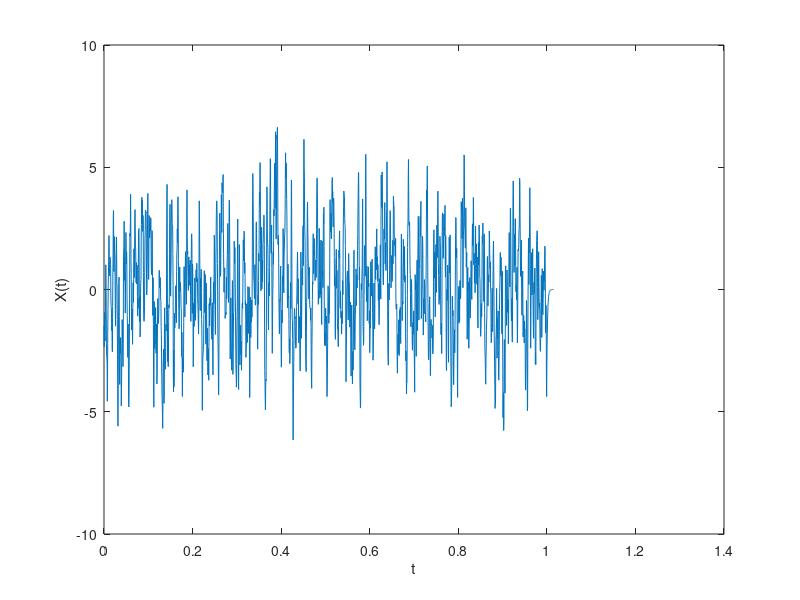
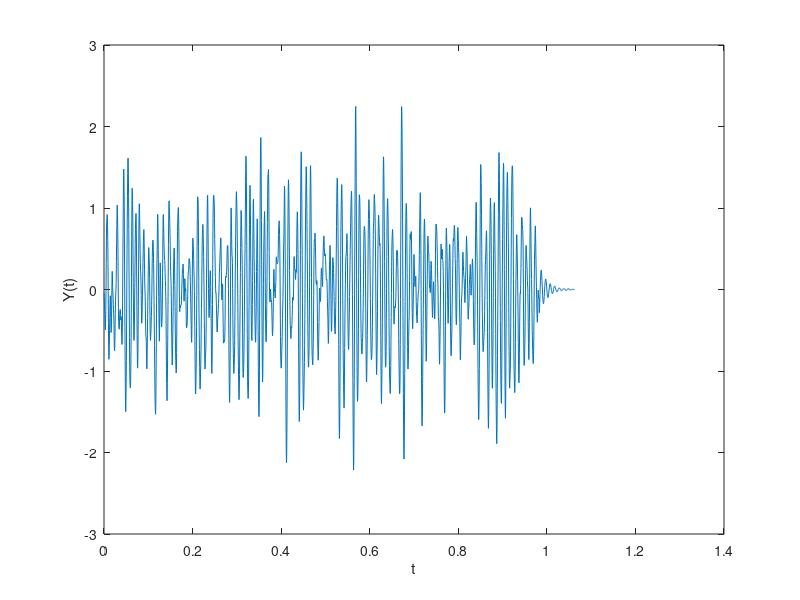

Here is the MATLAB script that generated these plots, in order: (Note: this script raises an error after producing the figures.)
% Útdráttur úr sysxmp5.m úr bók
%% b)
fs=2000;
dt=1/fs;
t2=0:dt:0.016; % 0.016 / dt + 1 = 33 punktar 
hn=exp(-600*t2);
hn(1)=0.5*hn(1); % Helmingsvægi endapunkta
randn('seed',500);
x=sqrt(6000*2000)*randn(1,2000);
n1=dt*conv(hn,x); % Sýni úr inntaki
t=0:dt:(size(n1)(2)-1)*dt;
figure(1, 'visible', 'off');
plot(t,n1);
xlabel('t'); ylabel('X(t)');
print -deps fig1.eps
%% c)
n=n1(33:1999);
a1=126.28; a2=-62.83; a3=622; a4=-5.76*2*pi/180;
t1=0:dt:0.08;
h=a1*exp(a2*t1).*cos(a3*t1+a4*ones(size(t1)));
y1=dt*conv(h,n);
t=0:dt:(size(y1)(2)-1)*dt;
figure(2, 'visible', 'off');
plot(t,y1);
xlabel('t'); ylabel('Y(t)');
print -deps fig2.eps
%% d) 1. 
S1=spect_est_pg(y1,dt);
tau1=(length(S1)-1)/2;
figure(3, 'visible', 'off');
plot([-tau1:tau1]./10,S1);
xlabel('f'); ylabel('S_y(f)');
print -deps fig3.eps
%% d) 2.
% M sett á gildi 16 þar sem slíkt gildi
% er notað í dæmi í námsbók.
S2=spect_est_ac(y1,dt, 16);
tau2=(length(S2)-1)/2;
figure(4, 'visible', 'off');
plot([-tau2:tau2].*1.75,S2);
xlabel('f'); ylabel('S_y(f)');
print -deps fig4.eps
%% d) 3. Hamming
S3=spect_est_x(y1,dt, 2, 1);
tau3=(length(S3)-1)/2;
figure(5, 'visible', 'off');
plot([-tau3:tau3].*3.7,S3);
xlabel('f'); ylabel('S_y(f)');
print -deps fig5.eps
%% d) 3. Hanning
S4=spect_est_x(y1,dt, 3, 1);
tau4=(length(S4)-1)/2;
figure(6, 'visible', 'off');
plot([-tau4:tau4].*3.7,S4);
xlabel('f'); ylabel('S_y(f)');
print -deps fig6.eps
%% Samanburður Hamming og hanning.S3 er Hamming, S4 er Hanning.
figure(7, 'visible', 'off');
plot([-tau4:tau4].*3.7,S4-S3);
xlabel('f'); ylabel('Hanning Sy - Hamming Sy');
print -deps fig7.eps
%% Fræðilegt S_y við nyquistgilda söfnunartíðni.
fN=2*(2*pi*fs);
Sy=(6.0792*10^4).*fN.^2./(fN.^6-1.01811.*10.^4.*fN.^4 ...
+7.88969.*10.^2.*fN.^2+8.93744.*10.^4);
bias1=(Sy-mean(S1)).^2
var1=var(S1)
mse1=bias1.^2+var1;
mse1=mean(mse1)
bias2=(Sy-mean(S2)).^2
var2=var(S2)
mse2=bias2.^2+var2;
mse2=mean(mse2)
bias3=(Sy-mean(S3)).^2
var3=var(S3)
mse3=bias3.^2+var3;
mse3=mean(mse3)
bias4=(Sy-mean(S4)).^2
var4=var(S4)
mse4=bias4.^2+var4;
mse4=mean(mse4)
